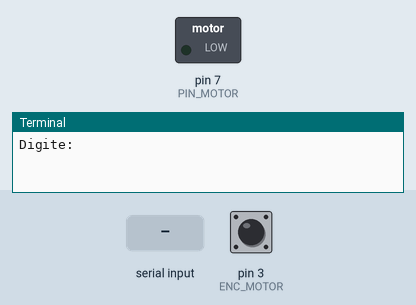
Bench run of a program on a simulated Raspberry Pi (header pin numbers). On the bench: switched loads named in the program (green lamp = pin HIGH), the last lines printed to the terminal. Inputs (shaded band) come from the test bench; at power-on: pin 3 (ENC_MOTOR) HIGH. The clock reads 2024-03-15 10:24:30 at power-on unless the program sets it. At 4.4 s the program stops and its outputs stay as they are.

Above: at 1.2 s.
1.3 s: "1" typed at the terminal, then Enter
At 2.7 s:
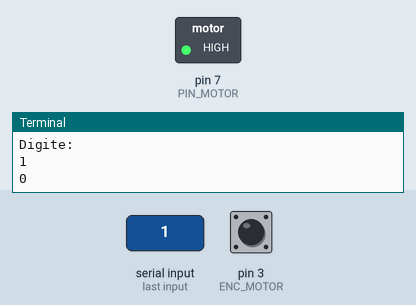
Timing chart, 0 to 4.9 s (numbered marks = the images above; inputs shaded):
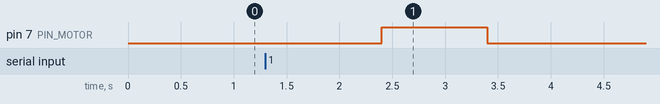

The program:

funcion_sensor_luz.py
```python
import RPi.GPIO as GPIO
import time

GPIO.setwarnings(False)
GPIO.setmode(GPIO.BOARD)

def sensor(motor,veces):
	contador=0
	acum=0
	if motor==1:
		ENC_MOTOR=3
		PIN_MOTOR = 7
		umbral=5.4
	GPIO.setup(PIN_MOTOR,GPIO.OUT)
	GPIO.setup(ENC_MOTOR, GPIO.OUT)
	GPIO.output(ENC_MOTOR, GPIO.LOW)
	time.sleep(1)
	while True:
		contador+=1
		GPIO.setup(ENC_MOTOR, GPIO.OUT)
		GPIO.output(ENC_MOTOR, GPIO.LOW)
		time.sleep(0.1)
		GPIO.output(PIN_MOTOR, GPIO.HIGH)
		GPIO.setup(ENC_MOTOR, GPIO.IN)
		currentTime = time.time()
		diff = 0
		while(GPIO.input(ENC_MOTOR) == GPIO.LOW):
			diff  = time.time() - currentTime
		x=diff * 1000
		if x<umbral:
			acum+=1
        	print(x)
        	time.sleep(1)
        	GPIO.output(PIN_MOTOR, GPIO.LOW)
        	time.sleep(1)
        	if contador == veces:
			break
	return acum
try:
    z = int(input("Digite:"))
    n=sensor(1,z)
    print("Encendido "+str(n)+" veces")
except KeyboardInterrupt:
	GPIO.output(PIN_MOTOR,GPIO.LOW)
```

Measured:
- after the input at 1.3 s, pin 7 (PIN_MOTOR): LOW → HIGH after 1.1 s, → LOW 1.0 s later
